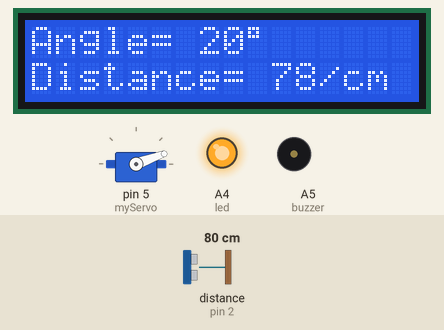
The sketch below on a simulated Arduino Uno, built with avr-gcc and run on an emulated ATmega328P. On the bench: 16×2 character LCD, servo, output pins drawn as LEDs (lit = HIGH), buzzer (waves = sounding, pin HIGH). Wiring (inferred from the names in the program): ultrasonic range finder: trigger pin 3; echo pin 2. The inputs (shaded band) are chosen by the test bench; at power-on: distance to the obstacle (sensor on pin 2) 80 cm. The echo pulse lasts 58.3 µs per cm; pins used as bus, display or sensor lines are not drawn; what the sketch prints to the serial monitor is not drawn.

Above: at 6.2 s.
6.3 s: distance to the obstacle (sensor on pin 2) set to 45 cm
At 6.44 s:
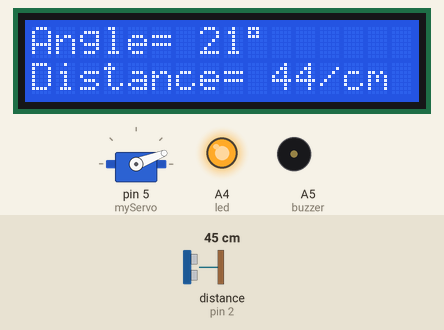
7.8 s: distance to the obstacle (sensor on pin 2) set to 37 cm
At 7.91 s:
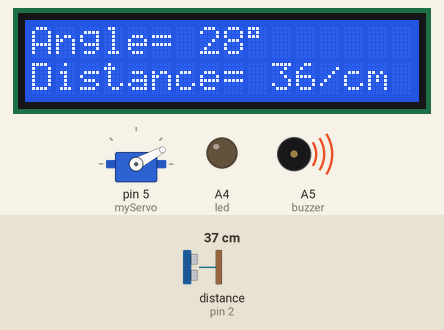
9.7 s: distance to the obstacle (sensor on pin 2) set to 60 cm
At 10.41 s:
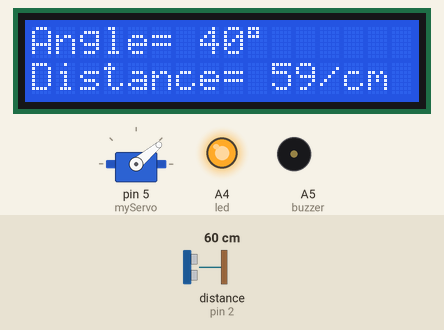
12.0 s: distance to the obstacle (sensor on pin 2) set to 2 cm
At 12.3 s:
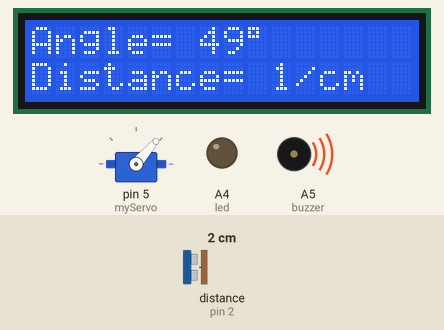
14.1 s: distance to the obstacle (sensor on pin 2) set to 250 cm
At 14.6 s:
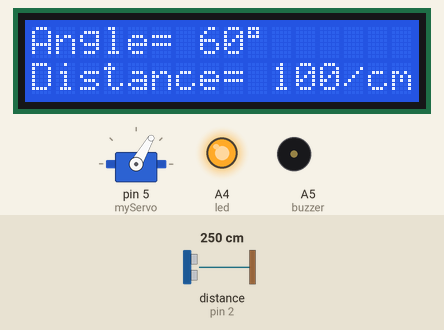
16.2 s: distance to the obstacle (sensor on pin 2) set to 4 cm
At 16.36 s:
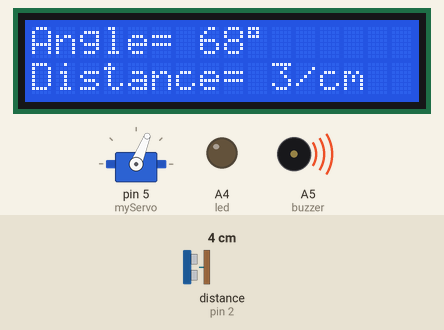
Timing chart, 0 to 24.3 s (numbered marks = the images above; inputs shaded):
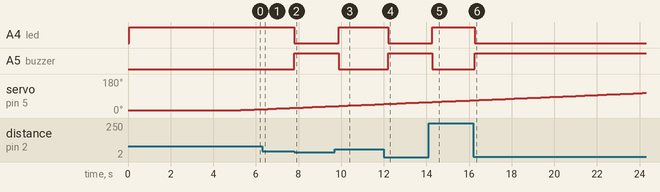

Measured:
- the behaviour switches between 41 and 40 cm on distance to the obstacle (sensor on pin 2) (found by bisection; images 1 and 2)
- after the input at 7.8 s, A4 (led): HIGH → LOW at once; A5 (buzzer): LOW → HIGH at once
- after the input at 9.7 s, A4 (led): LOW → HIGH after 0.19 s; A5 (buzzer): HIGH → LOW after 0.19 s
- after the input at 12.0 s, A4 (led): HIGH → LOW after 0.20 s; A5 (buzzer): LOW → HIGH after 0.20 s
- after the input at 14.1 s, A4 (led): LOW → HIGH after 0.18 s; A5 (buzzer): HIGH → LOW after 0.18 s
- after the input at 16.2 s, A4 (led): HIGH → LOW after 0.06 s; A5 (buzzer): LOW → HIGH after 0.06 s

The sketch:

Advanced_Military_Ultrasonic_Radar_Monitor_Project_code.ino
```cpp
#include <Servo.h> // As we've used Servo Motor so we've to include the Servo library or class
#include <LiquidCrystal.h> // As we've used LCD Display so we've to include the LiquidCrystal library or class
//lcd is an object_name of class LiquidCrystal
//for 8 bit mode: //LiquidCrystal lcd(rs,rw,en,d0,d1,d2,d3,d4,d5,d6,d7); //rs,rw,en are pins of LCD and
//d0,d1,d2,d3,d4,d5,d6,d7 are pins of Arduino that are connected to D0,D1,D2,D3,D4,D5,D6,D7 data pins of LCD
//for 4 bit mode: //LiquidCrystal lcd(rs,rw,en,d4,d5,d6,d7); //rs,rw,en are pins of LCD and
//d4,d5,d6,d7 are pins of Arduino that are connected to D4,D5,D6,D7 data pins of LCD
LiquidCrystal lcd(13,12,11,10,9,8);
// Defines Tirg and Echo pins of the Ultrasonic Sensor
const int trigPin=3; //pin 3 is one Digital I/O pin of Arduino as trigpin goes to Digital I/O pin of Arduino
const int echoPin=2; //pin 2 is one Digital I/O pin of Arduino as echopin goes to Digital I/O pin of Arduino
// Variables for the duration and the distance
long duration;
int distance;
int buzzer=A5;
int led=A4;
Servo myServo; // Creates a servo object for controlling the servo motor
void setup()
{
  // put your setup code here, to run once:
  lcd.begin(16,2); //Syntax: lcd.begin(the number of columns the LCD has,the number of rows the LCD has);
  pinMode(trigPin,OUTPUT); // Sets the trigPin as an Output
  pinMode(echoPin,INPUT); // Sets the echoPin as an Input
  pinMode(led,OUTPUT);
  pinMode(buzzer,OUTPUT); //
  digitalWrite(led,HIGH);
  digitalWrite(buzzer,LOW);
  Serial.begin(9600);
  lcd.clear(); //Syntax: lcd.clear(); //it clears the LCD screen and positions the cursor in the upper-left corner.lcd is a variable of type LiquidCrystal
  lcd.print("  Advance Radar"); //Syntax: lcd.print(value to be printed on LCD which may be char,byte,int,long or string);
  lcd.setCursor(0,1); //Syntax: lcd.setCursor(column,row); //first column is 0 and first row is 0
  lcd.print("     System");
  delay(5000);
  myServo.attach(5); // Defines on which pin is the servo motor attached
}

void loop()
{
  // put your main code here, to run repeatedly:
  // rotates the servo motor from 15 to 165 degrees
  for (int i=15;i<=165;i++)
  {
    myServo.write(i);
    // delay(30);
    distance=calculateDistance();// Calling calculateDistance() method for calculating the distance measured by the Ultrasonic sensor for each degree
    if(distance>100)
   {
      distance=100;
    }
    Serial.print(i); // Sends the current degree into the Serial Port
    Serial.print(","); // Sends addition character right next to the previous value needed later in the Processing IDE for indexing
    Serial.print(distance); // Sends the distance value into the Serial Port
    Serial.print("."); // Sends addition character right next to the previous value needed later in the Processing IDE for indexing
    if (distance<40)
    {
      digitalWrite(led,LOW);
      digitalWrite(buzzer,HIGH);
    }
    else
    {
      digitalWrite(led,HIGH);
      digitalWrite(buzzer,LOW);
    }
    lcd.clear();
    lcd.print("Angle= ");
    lcd.print(i);
    lcd.print("\337");
    lcd.setCursor(0,1);
    lcd.print("Distance= ");
    lcd.print(distance);
    lcd.print("/cm") ;
    delay(200);
  }
  // Repeats the previous lines from 165 to 15 degrees
  for (int i=165;i>15;i--)
  {
    myServo.write(i);
    // delay(30);
    distance=calculateDistance(); //calling the calculateDistance() method
    if (distance>100)
    {
      distance=100;
    }
    Serial.print(i);
    Serial.print(",");
    Serial.print(distance);

    Serial.print(".");
    if (distance<40)
    {
      digitalWrite(led,LOW);
      digitalWrite(buzzer,HIGH);
    }
    else
    {
      digitalWrite(led,HIGH);
      digitalWrite(buzzer,LOW);
    }
    lcd.clear();
    lcd.print("Angle= ");
    lcd.print(i);
    lcd.print("\337");
    lcd.setCursor(0, 1);
    lcd.print("Distance= ");
    lcd.print(distance);
    lcd.print("/cm") ;
    delay(200);
  }
}
// Function for calculating the distance measured by the Ultrasonic sensor
int calculateDistance()
{
  //1st we're keeping trigPin as LOW for 2 Microseconds
  digitalWrite(trigPin,LOW);
  delayMicroseconds(2);
  //Then we're doing trigPin as HIGH for 10 Microseconds
  digitalWrite(trigPin,HIGH);
  delayMicroseconds(10);
  //Again we're keeping trigPin as LOW
  digitalWrite(trigPin,LOW);
  //As trigPin is a transmitter so by doing trigPin LOW,HIGH then again LOW a pulse will be generated by trigPin and
  //as echoPin is a reciever so it'll recieve this pulse and it'll be HIGH
  //now we'll detect this HIGH by using pulseIn() method
  duration=pulseIn(echoPin,HIGH); // Duration=time(microseconds) taken to recieve the wave by echoPin
//formula: distance=duration*speed of wave/2 //distance(cm)=duration(microseconds)*0.034/2; //distance(inch)=duration(microseconds)*0.0133/2;
  distance=duration*0.034/2; //speed of wave=0.034cm/microseconds=0.0133inch/microseconds
  return distance;
}
```
